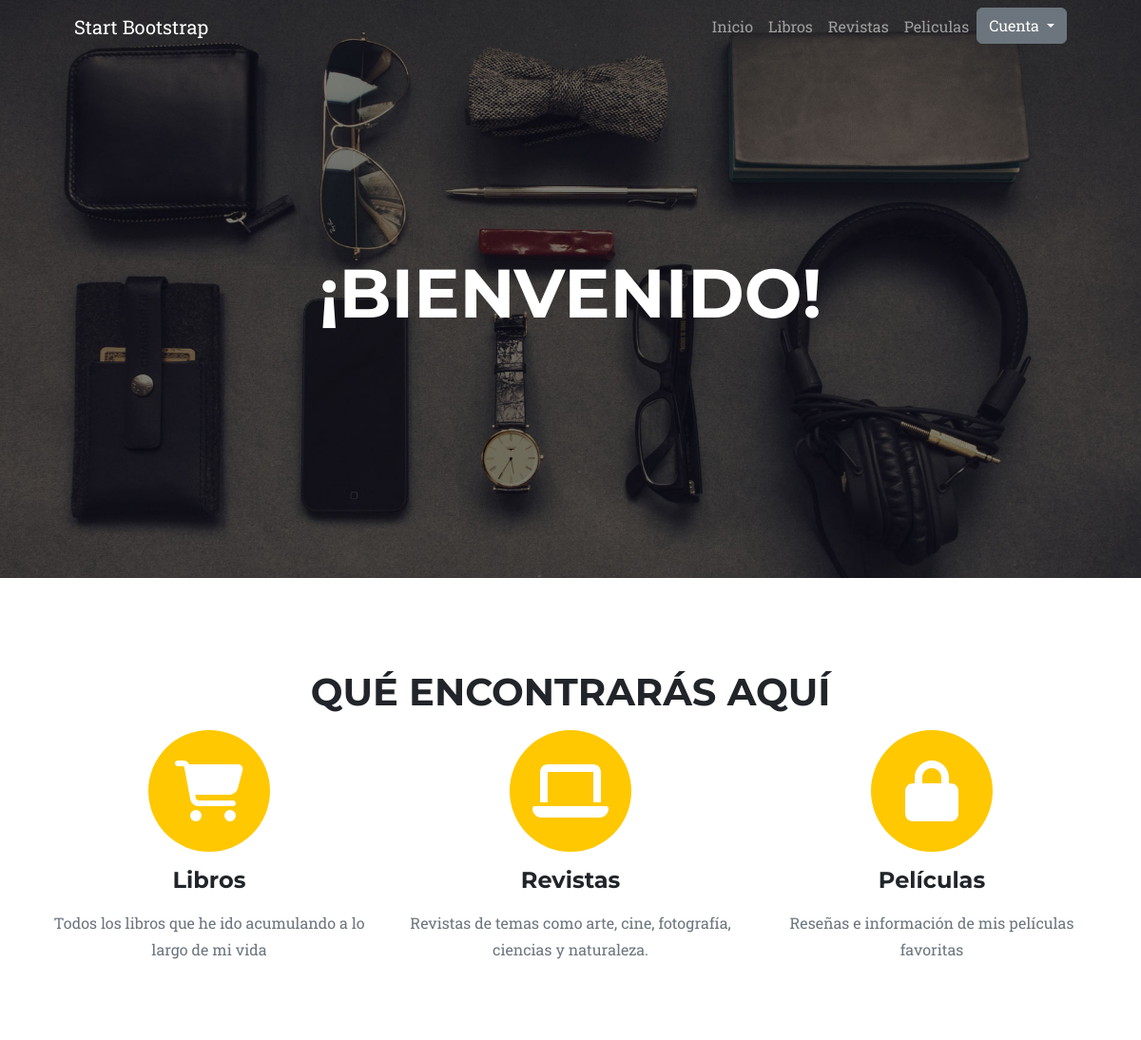
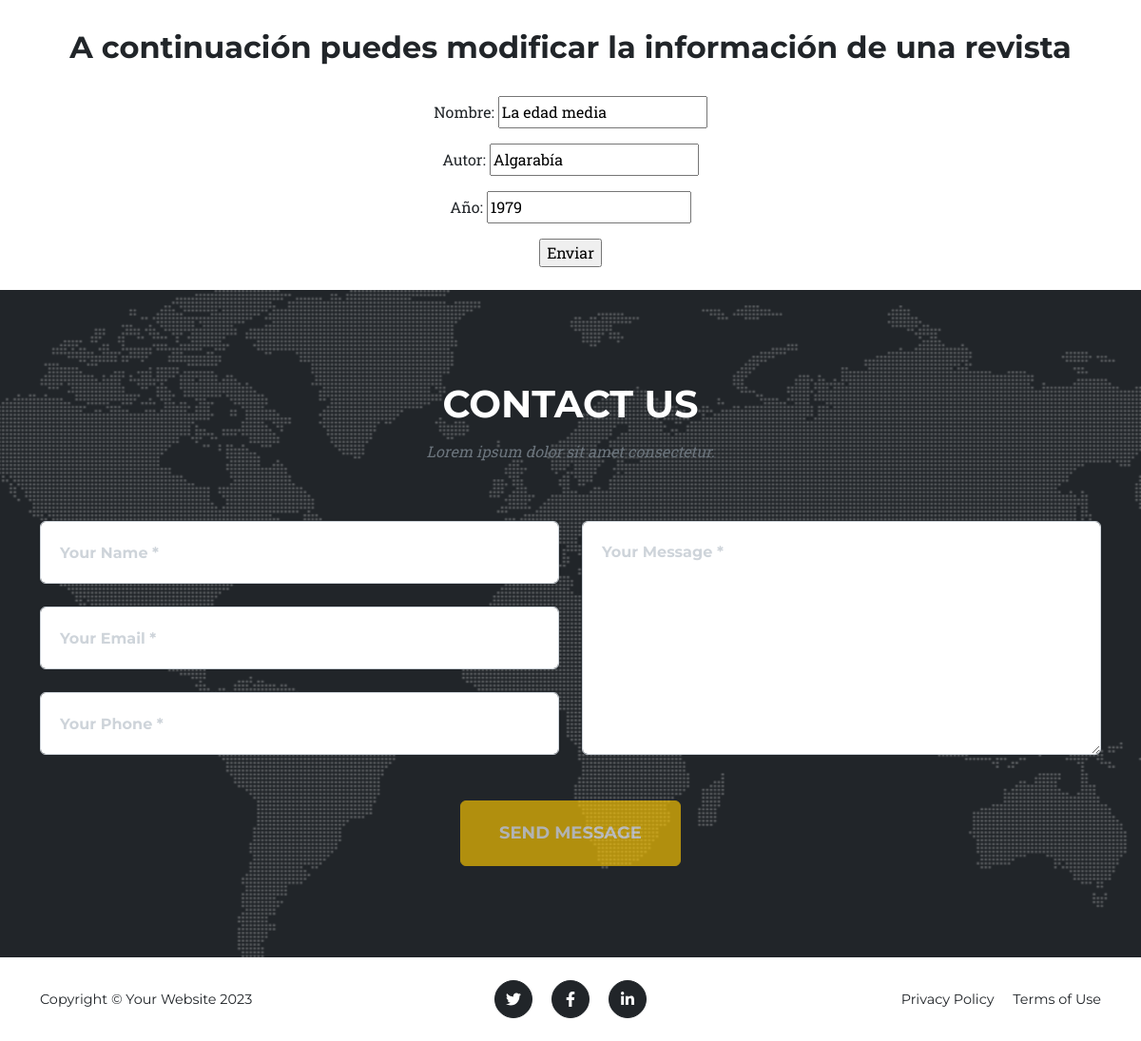
The app's page /AppBiblioteca/clases/updateRevista/La edad media/ with its own data (2 pictures, top to bottom).
### AppBiblioteca/models.py (models this page shows, shortened)
class Revista(models.Model):
    nombre = models.CharField(max_length=40)
    autor = models.CharField(max_length=20)
    año = models.PositiveBigIntegerField()

### AppBiblioteca/views.py (the view)
# urls.py: path('clases/updateRevista/<str:nombre>/', views.RevistaUpdateView.as_view(), name='revistasUpdate'),
class RevistaUpdateView(UpdateView):
    model = Revista
    template_name = "app_biblioteca/revistasUpdate.html"
    success_url = reverse_lazy('revistasList')
    fields = ["nombre", "autor","año"]
    def get_object(self):
        nombre = self.kwargs.get("nombre")
        return Revista.objects.get(nombre=nombre)

### AppBiblioteca/templates/app_biblioteca/revistasUpdate.html (shortened to what this page needs)
{% extends 'app_biblioteca/padre.html' %}
{% load static %}
{% block main %}
<div align="center">
    <h2>A continuación puedes modificar la información de una revista</h2>
    <br>
    <form action="" method="POST">
        {{ form.as_p }}
        <input type="submit" value="Enviar">
    </form>
    <br>
</div>
{% endblock main %}

### records on screen
Revista: nombre "La edad media", autor "Algarabía", año "1979"
